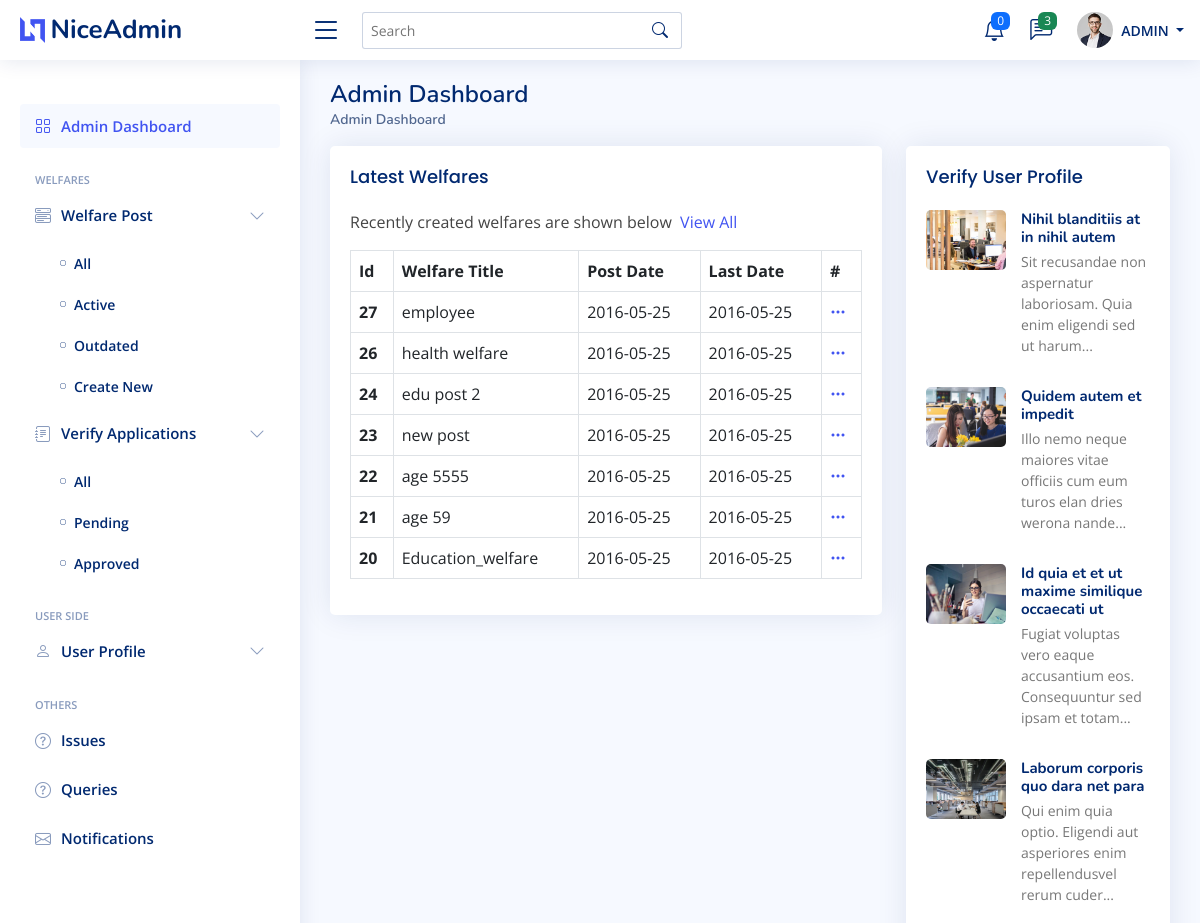
/app_admin/admin_dash/ (signed in, upper part), run on an earlier commit of the app's database.
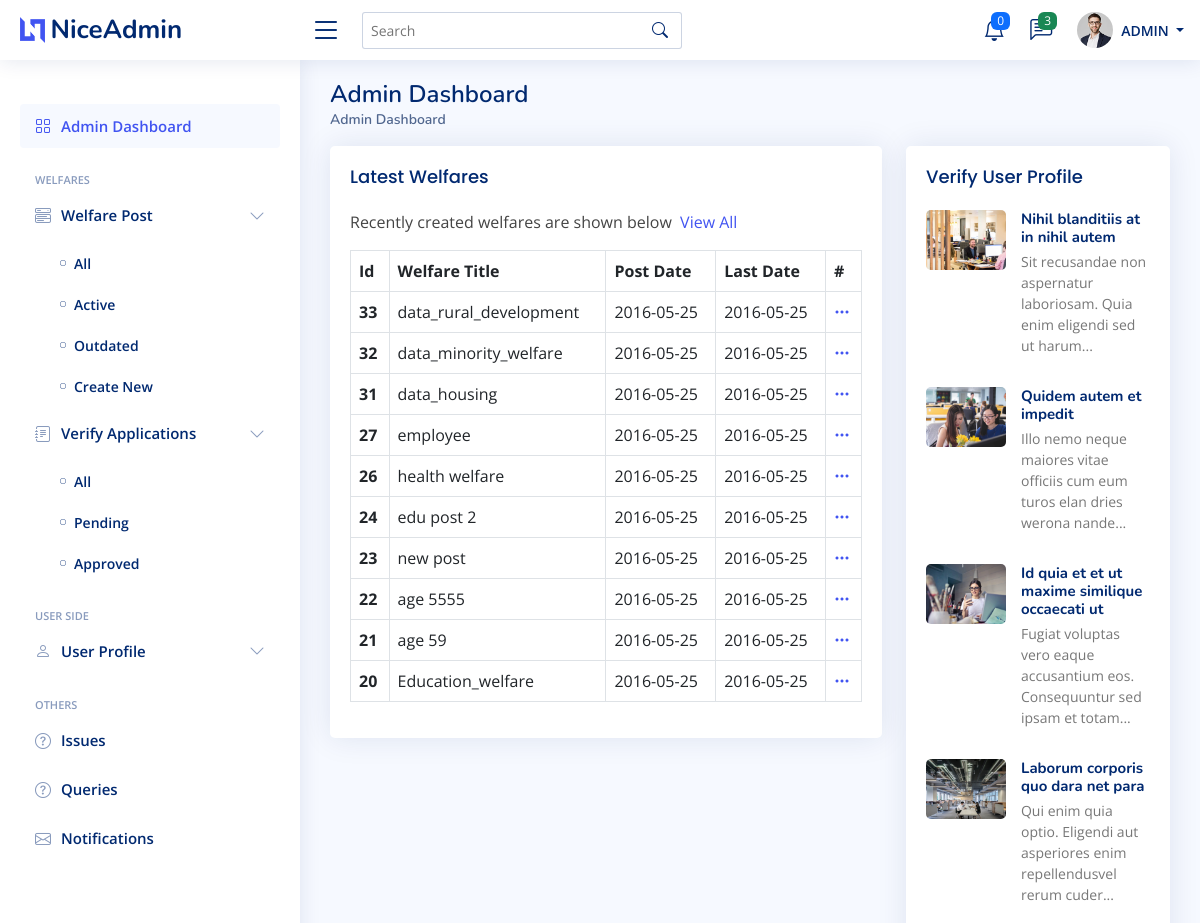
And on a later commit of the database.
### AdminApp/models.py (models this page shows, shortened)
class WelfarePost(models.Model):
   post_title = models.CharField(max_length=120, blank=True, null=True)
   post_description = models.TextField(blank=True, null=True)
   post_img = models.ImageField(upload_to='welfare_images/', blank=True, null=True)
   post_age = models.IntegerField(blank=True, null=True, default=0)
   POST_CATEGORY_CHOICES = [
      ('Education', 'Education'),
      ('Healthcare', 'Healthcare'),
      ('Employment', 'Employment'),
      ('Housing', 'Housing'),
      ('Rural_Development', 'Rural Development'),
      ('Minority_Welfare', 'Minority Welfare'),
   ]
   post_category = models.CharField(max_length=60, choices = POST_CATEGORY_CHOICES, blank=True, null=True, default="")
   GENDER_CHOICES = [
      ('M', 'Male'),
      ('F', 'Female'),
      ('O', 'Other'),
      ('All', 'All'),
   ]
   post_gender = models.CharField(max_length=3, choices = GENDER_CHOICES, blank=True, null=True, default="")
   MARITAL_STATUS_CHOICES = [
      ('S', 'Single'),
      ('M', 'Married'),
      ('Both', 'Both'),
   ]
   post_marital_status = models.CharField(max_length=5, choices = MARITAL_STATUS_CHOICES, blank=True, null=True, default="")
   post_children = models.IntegerField(blank=True, null=True, default=0)
   EMPLOYMENT_STATUS_CHOICES = [
      ('Emp', 'Employed'),
      ('Unemp', 'Unemployed'),
      ('Self-emp', 'Self-employed'),
      ('Stud', 'Student'),
      ('Ret', 'Retired'),
      ('All', 'All'),
   ]
   post_employment_status = models.CharField(max_length=10, choices=EMPLOYMENT_STATUS_CHOICES, blank=True, null=True, default="")
   OCCUPATION_CHOICES = [
        ('Government_Employee', 'Government Employee'),
        ('Accountant', 'Accountant'),
        ('Actor/Actress', 'Actor/Actress'),
        ('Architect', 'Architect'),
        ('Artist', 'Artist'),
        ('Baker', 'Baker'),
        ('Banker', 'Banker'),
        ('Barista', 'Barista'),
        ('Bartender', 'Bartender'),
        ('Biologist', 'Biologist'),
        ('Carpenter', 'Carpenter'),
        ('Chef', 'Chef'),
        ('Cleaner', 'Cleaner'),
        ('Computer_Programmer', 'Computer Programmer'),
        ('Dentist', 'Dentist'),
        ('Doctor', 'Doctor'),
        ('Electrician', 'Electrician'),
        ('Engineer', 'Engineer'),
        ('Farmer', 'Farmer'),
        ('Firefighter', 'Firefighter'),
        ('Fisherman', 'Fisherman'),
        ('Flight_Attendant', 'Flight Attendant'),
        ('Graphic_Designer', 'Graphic Designer'),
        ('Hairdresser', 'Hairdresser'),
        ('Journalist', 'Journalist'),
        ('Lawyer', 'Lawyer'),
        ('Librarian', 'Librarian'),
        ('Mechanic', 'Mechanic'),
        ('Musician', 'Musician'),
        ('Nurse', 'Nurse'),
        ('Pharmacist', 'Pharmacist'),
        ('Photographer', 'Photographer'),
        ('Pilot', 'Pilot'),
        ('Plumber', 'Plumber'),
        ('Police_Officer', 'Police Officer'),
        ('Professor', 'Professor'),
        ('Psychologist', 'Psychologist'),
        ('Real_Estate_Agent', 'Real Estate Agent'),
        ('Receptionist', 'Receptionist'),
        ('Scientist', 'Scientist'),
        ('Software_Developer', 'Software Developer'),
        ('Teacher', 'Teacher'),
        ('Truck_Driver', 'Truck Driver'),
        ('Veterinarian', 'Veterinarian'),
        ('Waiter/Waitress', 'Waiter/Waitress'),
        ('Writer', 'Writer'),
        ('All', 'All'),
    ]
   post_occupation = models.CharField(max_length=100, choices=OCCUPATION_CHOICES, blank=True, null=True, default="")
   post_monthly_income = models.FloatField(blank=True, null=True, default=0)
   EDUCATION_CHOICES = [
        ('Primary', 'Primary School'),
        ('Secondary', 'Secondary School'),
        ('High', 'High School'),
        ('Dip', 'Diploma'),
        ("Bachelors", "Bachelor's Degree"),
        ("Masters", "Master's Degree"),
        ('Doctorate', 'Doctorate'),
        ('All', 'All'),
    ]
   post_highest_education = models.CharField(max_length=15, choices=EDUCATION_CHOICES, blank=True, null=True, default="")
   post_highest_education_mark =  models.FloatField(blank=True, null=True, default=0)
   CASTE_CHOICES = [
        ('SC', 'Scheduled Caste (SC)'),
        ('ST', 'Scheduled Tribe (ST)'),
        ('OBC', 'Other Backward Class (OBC)'),
        ('General', 'General'),
        ('Prefer_not_to_say', 'Prefer not to say'),
        ('All', 'All'),
        ('NA', 'NA'),
    ]
   post_caste = models.CharField(max_length=20, choices=CASTE_CHOICES, blank=True, null=True, default="")
   RELIGION_CHOICES = [
        ('Hin', 'Hinduism'),
        ('Isl', 'Islam'),
        ('Chr', 'Christianity'),
        ('Sik', 'Sikhism'),
        ('Bud', 'Buddhism'),
        ('Jai', 'Jainism'),
        ('All', 'All'),
    ]
   post_religion = models.CharField(max_length=15, choices=RELIGION_CHOICES, blank=True, null=True, default="")
   DISABILITY_CHOICES = [
        ('Yes', 'Yes'),
        ('No', 'No'),
        ('All', 'All'),
    ]
   post_has_disabilities = models.CharField(max_length=3, choices=DISABILITY_CHOICES, blank=True, null=True, default="")
   post_active = models.BooleanField(default=True)
   post_verified = models.BooleanField(default=False)
   post_read = models.BooleanField(default=False)
   post_create_date = models.DateTimeField(auto_now_add=True)
   post_start_date = models.DateField(blank=True, null=True, default=None)
   post_end_date = models.DateField(blank=True, null=True, default=None)

### AdminApp/views.py (the view)
# urls.py: path('admin_dash/', views.AdminDashboardView, name='admin_dash'),
@login_required(login_url='login')
def AdminDashboardView(request):
    latest_5_post = WelfarePost.objects.order_by('-post_create_date')[:10]
    context = {
        'latest_5_post' : latest_5_post,
    }
    html = 'AdminApp/Admin-Dashboard.html'
    return render(request, html, context)

### AdminApp/Templates/AdminApp/Admin-Dashboard.html (shortened to what this page needs)
{% extends 'Base.html' %}
{% load static %}
{% block main-content %}
{% if user.is_authenticated and user.is_superuser %}
<main id="main" class="main">
   <div class="pagetitle">
      <h1>Admin Dashboard</h1>
      <nav>
         <ol class="breadcrumb">
            <li class="breadcrumb-item active">Admin Dashboard</li>
         </ol>
      </nav>
   </div>
   <section class="section dashboard">
      <div class="row">
         <div class="col-lg-8">
            <div class="row">
               <div class="col-12">
                  <div class="card">
                     <div class="card-body">
                        <h5 class="card-title">Latest Welfares</h5>
                        <p>Recently created welfares are shown below &nbsp;<a href="">View All</a></p>
                        <table class="table table-bordered">
                           <thead>
                              <tr>
                                 <th scope="col">Id</th>
                                 <th scope="col">Welfare Title</th>
                                 <th scope="col">Post Date</th>
                                 <th scope="col">Last Date</th>
                                 <th scope="col">#</th>
                              </tr>
                           </thead>
                           <tbody>
                              {% if latest_5_post %}
                              {% for item_5 in latest_5_post %}
                              <tr>
                                 <th scope="row">{{item_5.id}}</th>
                                 <td>{{item_5.post_title}}</td>
                                 <td>2016-05-25</td>
                                 <td>2016-05-25</td>
                                 <td>
                                    <a class="icon" href="#" data-bs-toggle="dropdown"><i class="bi bi-three-dots"></i></a>
                                 </td>
                              </tr>
                              {% endfor %}
                              {% endif %}
                           </tbody>
                        </table>
                     </div>
                  </div>
               </div>
            </div>
         </div>
         <div class="col-lg-4">
            <div class="card">
               <div class="card-body pb-0">
                  <h5 class="card-title">Verify User Profile </h5>
                  <div class="news">
                     <div class="post-item clearfix">
                        <img src="{% static 'assets/img/news-1.jpg' %}" alt="">
                        <h4><a href="#">Nihil blanditiis at in nihil autem</a></h4>
                        <p>Sit recusandae non aspernatur laboriosam. Quia enim eligendi sed ut harum...</p>
                     </div>
                     <div class="post-item clearfix">
                        <img src="{% static 'assets/img/news-2.jpg' %}" alt="">
                        <h4><a href="#">Quidem autem et impedit</a></h4>
                        <p>Illo nemo neque maiores vitae officiis cum eum turos elan dries werona nande...</p>
                     </div>
                     <div class="post-item clearfix">
                        <img src="{% static 'assets/img/news-3.jpg' %}" alt="">
                        <h4><a href="#">Id quia et et ut maxime similique occaecati ut</a></h4>
                        <p>Fugiat voluptas vero eaque accusantium eos. Consequuntur sed ipsam et totam...</p>
                     </div>
                     <div class="post-item clearfix">
                        <img src="{% static 'assets/img/news-4.jpg' %}" alt="">
                        <h4><a href="#">Laborum corporis quo dara net para</a></h4>
                        <p>Qui enim quia optio. Eligendi aut asperiores enim repellendusvel rerum cuder...</p>
                     </div>
                  </div>
               </div>
            </div>
         </div>
      </div>
   </section>
</main>
{% endif %}
{% endblock main-content %}

What changed in the data, as far as the page shows it:
added WelfarePost: id "33", post_title "data_rural_development"
added WelfarePost: id "32", post_title "data_minority_welfare"
added WelfarePost: id "31", post_title "data_housing"
